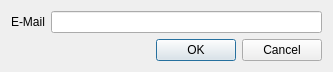
<?xml version="1.0" encoding="UTF-8"?>
<ui version="4.0">
 <class>MailEditor</class>
 <widget class="QDialog" name="MailEditor">
  <property name="windowModality">
   <enum>Qt::ApplicationModal</enum>
  </property>
  <property name="geometry">
   <rect>
    <x>0</x>
    <y>0</y>
    <width>333</width>
    <height>71</height>
   </rect>
  </property>
  <property name="windowTitle">
   <string>Mail</string>
  </property>
  <property name="windowIcon">
   <iconset resource="../res/logos.qrc">
    <normaloff>:/logo/fls_logo_60.png</normaloff>:/logo/fls_logo_60.png</iconset>
  </property>
  <property name="modal">
   <bool>true</bool>
  </property>
  <layout class="QFormLayout" name="formLayout">
   <item row="0" column="0">
    <widget class="QLabel" name="labMail">
     <property name="text">
      <string>E-Mail</string>
     </property>
     <property name="buddy">
      <cstring>fldMail</cstring>
     </property>
    </widget>
   </item>
   <item row="0" column="1">
    <widget class="QLineEdit" name="fldMail">
     <property name="inputMethodHints">
      <set>Qt::ImhEmailCharactersOnly</set>
     </property>
    </widget>
   </item>
   <item row="1" column="1">
    <widget class="QDialogButtonBox" name="buttonBox">
     <property name="orientation">
      <enum>Qt::Horizontal</enum>
     </property>
     <property name="standardButtons">
      <set>QDialogButtonBox::Cancel|QDialogButtonBox::Ok</set>
     </property>
    </widget>
   </item>
  </layout>
 </widget>
 <tabstops>
  <tabstop>fldMail</tabstop>
 </tabstops>
 <resources>
  <include location="../res/logos.qrc"/>
 </resources>
 <connections>
  <connection>
   <sender>buttonBox</sender>
   <signal>accepted()</signal>
   <receiver>MailEditor</receiver>
   <slot>accept()</slot>
   <hints>
    <hint type="sourcelabel">
     <x>248</x>
     <y>254</y>
    </hint>
    <hint type="destinationlabel">
     <x>157</x>
     <y>274</y>
    </hint>
   </hints>
  </connection>
  <connection>
   <sender>buttonBox</sender>
   <signal>rejected()</signal>
   <receiver>MailEditor</receiver>
   <slot>reject()</slot>
   <hints>
    <hint type="sourcelabel">
     <x>316</x>
     <y>260</y>
    </hint>
    <hint type="destinationlabel">
     <x>286</x>
     <y>274</y>
    </hint>
   </hints>
  </connection>
 </connections>
</ui>
